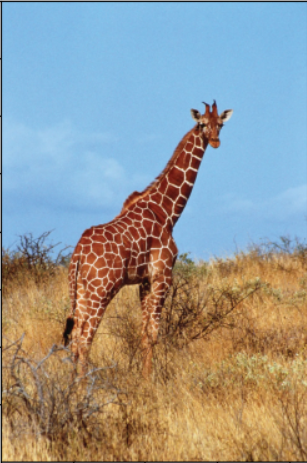
#> input picture img.png, 307 x 463 px
$ jupyter execute 'Affaine_&_percepective_transform.ipynb'
#> lines starting #> are read from the running program, lines starting #| are printed output that depends on the picture
[cell 1]
import cv2
import numpy as np
import matplotlib.pyplot as plt
image = cv2.imread("img.png")
#> image is the input picture: shape (463, 307, 3); mean B, G, R 149.8, 152.5, 149.3
image_rgb = cv2.cvtColor(image,cv2.COLOR_BGR2RGB)
plt.imshow(image_rgb)

[cell 2]
image_rgb.shape
#> Out = (463, 307, 3)

[cell 3]
rows,cols,_ = image_rgb.shape
#> rows = 463; cols = 307

[cell 4]
'''
Trasformation matrix for Perspective trasformation

3x3

a, b, c
d, e, f
g, h, 1

a,b,c is responsioble for horizontal scaling, rotation and tranlation
d,e,f is responsioble for vertical scaling, rotation and tranlation
g,h  : Perspective components that account for depth and skew

'''


input_points = np.float32([[50,50],#topleft
                           [cols-50,50],#top right
                           [50,rows-50],# bottom right
                           [cols-50,rows-50],# bottom left
                           ])

output_points = np.float32([[10,100],
                            [cols-100,50],
                            [100,rows-10],
                            [cols-50, rows-100]
                            ])

M=cv2.getPerspectiveTransform(input_points,output_points)
print(M)
#| [[ 1.22335201e+00  3.25215009e-01 -6.66582534e+01]
#|  [-2.12231417e-01  1.31093078e+00  5.27660084e+01]
#|  [ 9.58317404e-04  5.81877938e-04  1.00000000e+00]]
perspective_image = cv2.warpPerspective(image_rgb,M ,(cols,rows))
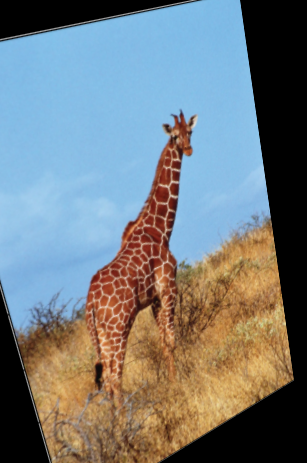
#> perspective_image: shape (463, 307, 3); mean R, G, B 115.8, 123, 125.7

plt.figure(figsize=(10,5))

plt.subplot(1,2,1)
plt.imshow(image_rgb)
plt.title("Original Image")
plt.axis("off")

plt.subplot(1,2,2)
plt.imshow(perspective_image)
plt.title("perspective Transformed Image")
plt.axis("off")
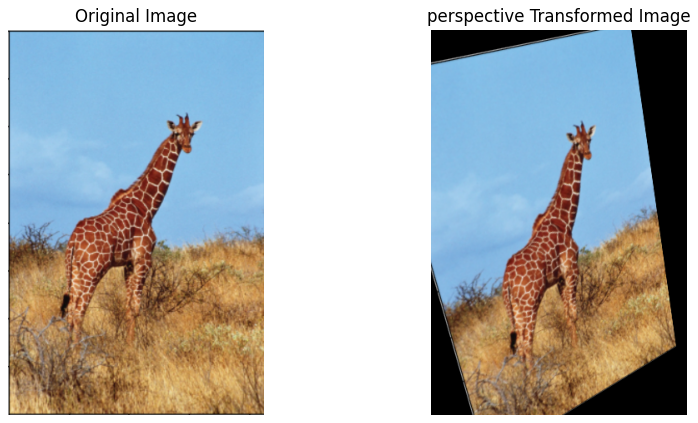
#> figure drawn by matplotlib, 2 panels

[cell 5]
input_points = np.float32([[50,50],#topleft
                           [200,50],#top right
                           [50,200]# bottom right
                           ])

output_points = np.float32([[10,100],
                            [200,50],
                            [100,250]
                            ])

M = cv2.getAffineTransform(input_points,output_points)
print(M)

[cell 6]
affine_image = cv2.warpAffine(image_rgb,M,(cols,rows))
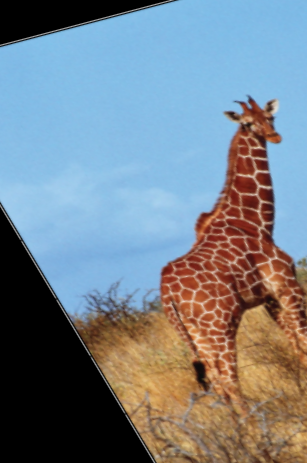
#> affine_image: shape (463, 307, 3); mean R, G, B 118.5, 129.5, 138.6
plt.figure(figsize=(10,5))

plt.subplot(1,2,1)
plt.imshow(image_rgb)
plt.title("Original Image")
plt.axis("off")

plt.subplot(1,2,2)
plt.imshow(affine_image)
plt.title("Affine Transformed Image")
plt.axis("off")
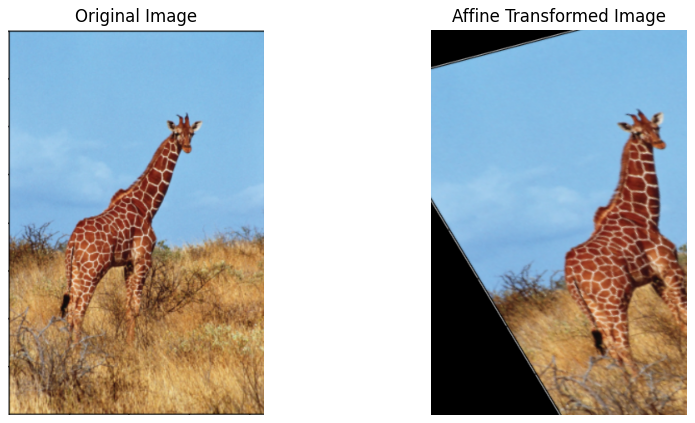
#> figure drawn by matplotlib, 2 panels

[cell 7]
angle = 45
center=(cols//2,rows//2)
#> center = (153, 231)
scale=1.0
M = cv2.getRotationMatrix2D(center,angle,scale)
rotated_image = cv2.warpAffine(image_rgb,M,(cols,rows))
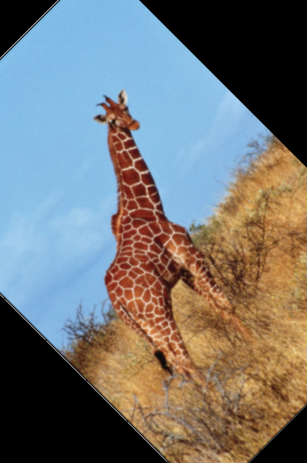
#> rotated_image: shape (463, 307, 3); mean R, G, B 114.3, 116.2, 115.5
plt.figure(figsize=(10,5))

plt.subplot(1,2,1)
plt.imshow(image_rgb)
plt.title("Original Image")
plt.axis("off")

plt.subplot(1,2,2)
plt.imshow(rotated_image)
plt.title("Rotated Image")
plt.axis("off")

[cell 8]
rows,cols,_=image_rgb.shape

sher_x=0.5
sher_y=0.0

M=np.float32([
    [1,sher_x,0],#X
    [sher_y,1,0] #Y
])

new_wid = int(cols + abs(sher_x)*rows)
#> new_wid = 538

shered_image = cv2.warpAffine(image_rgb,M,(new_wid,rows))
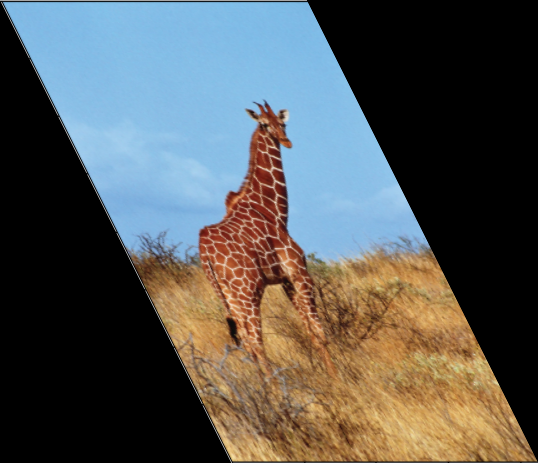
#> shered_image: shape (463, 538, 3); mean R, G, B 85.3, 87.1, 85.5

plt.figure(figsize=(10,5))

plt.subplot(1,2,1)
plt.imshow(image_rgb)
plt.title("Original Image")
plt.axis("off")

plt.subplot(1,2,2)
plt.imshow(shered_image)
plt.title("Rotated Image")
plt.axis("off")

[cell 9]
tx,ty = 200,300
M=np.float32([[1,0,tx],
              [0,1,ty]])

translated_image=cv2.warpAffine(image_rgb,M,(cols,rows))
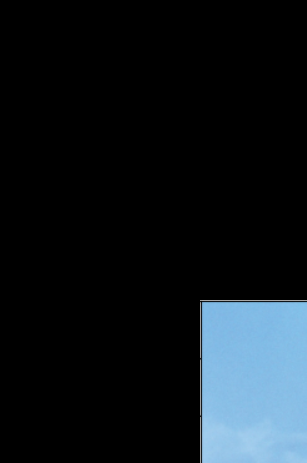
#> translated_image: shape (463, 307, 3); mean R, G, B 16.6, 23, 27.7


plt.figure(figsize=(10,5))

plt.subplot(1,2,1)
plt.imshow(image_rgb)
plt.title("Original Image")
plt.axis("off")

plt.subplot(1,2,2)
plt.imshow(translated_image)
plt.title("Translated Image")
plt.axis("off")

$ run again, with image.jpg saved as img.png
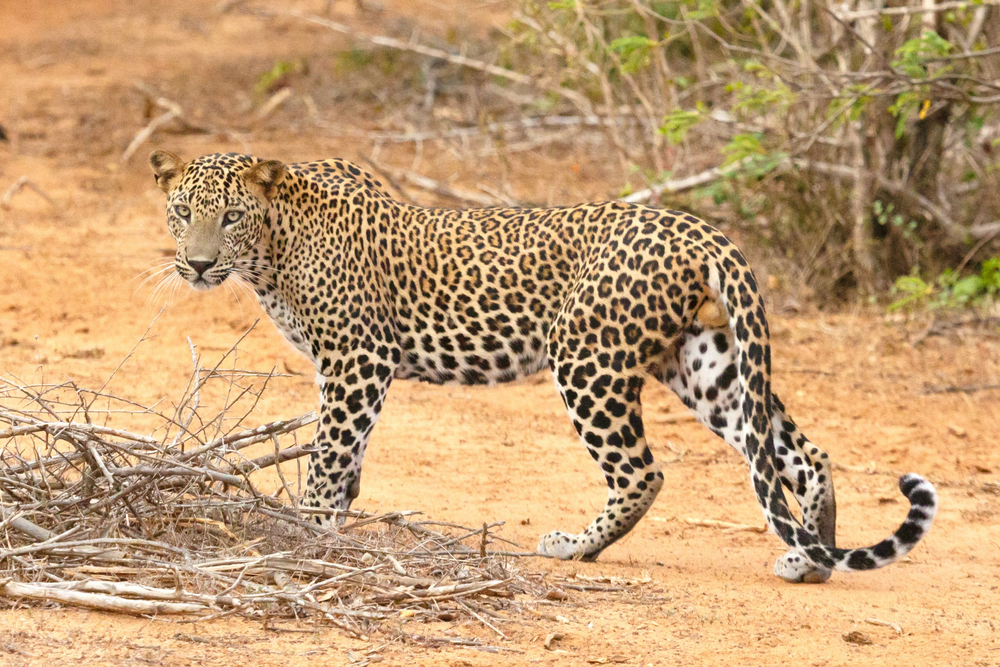
#> input picture image.jpg, 1000 x 667 px, shrunk from 2719 x 1814 before the run
#> image is the input picture: shape (667, 1000, 3); mean B, G, R 115.5, 157.2, 193.5
#| [[ 1.08269476e+00  1.67561260e-01 -5.24279295e+01]
#|  [-5.12818946e-02  1.03987023e+00  5.14192968e+01]
#|  [ 9.49033709e-05  7.48393688e-05  1.00000000e+00]]
#> `shered_image = cv2.warpAffine(image_rgb,M,(new_wid,rows))`:
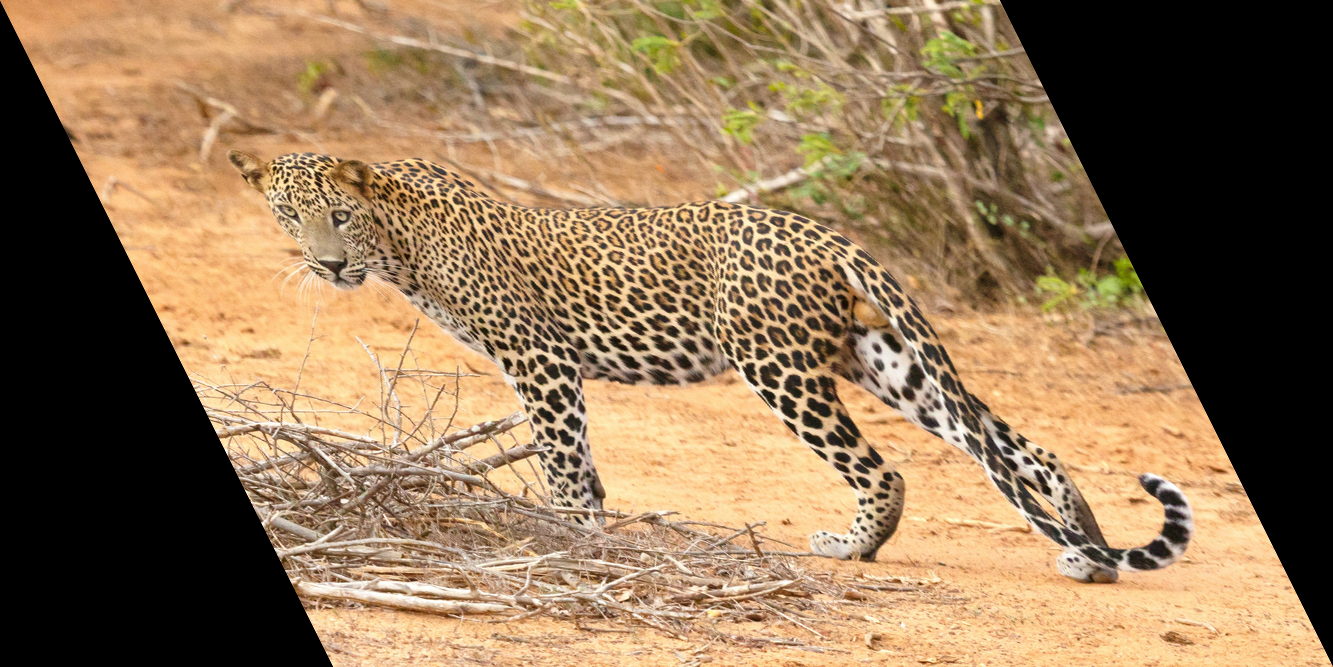
#> shered_image: shape (667, 1333, 3); mean R, G, B 145.3, 118, 86.7
#> `translated_image=cv2.warpAffine(image_rgb,M,(cols,rows))`:
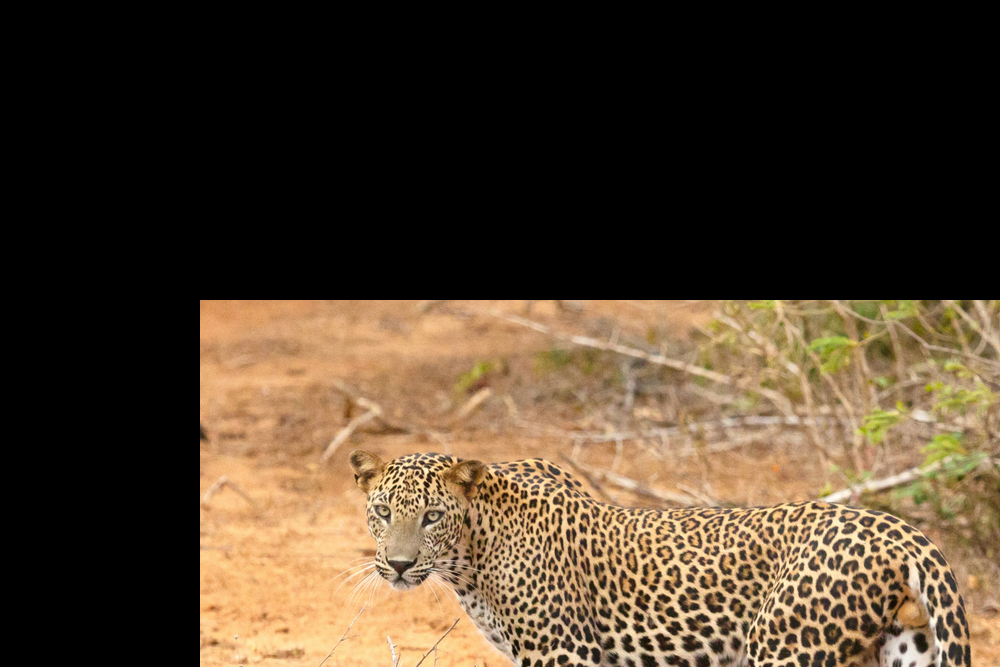
#> translated_image: shape (667, 1000, 3); mean R, G, B 81.7, 65.4, 46.6
